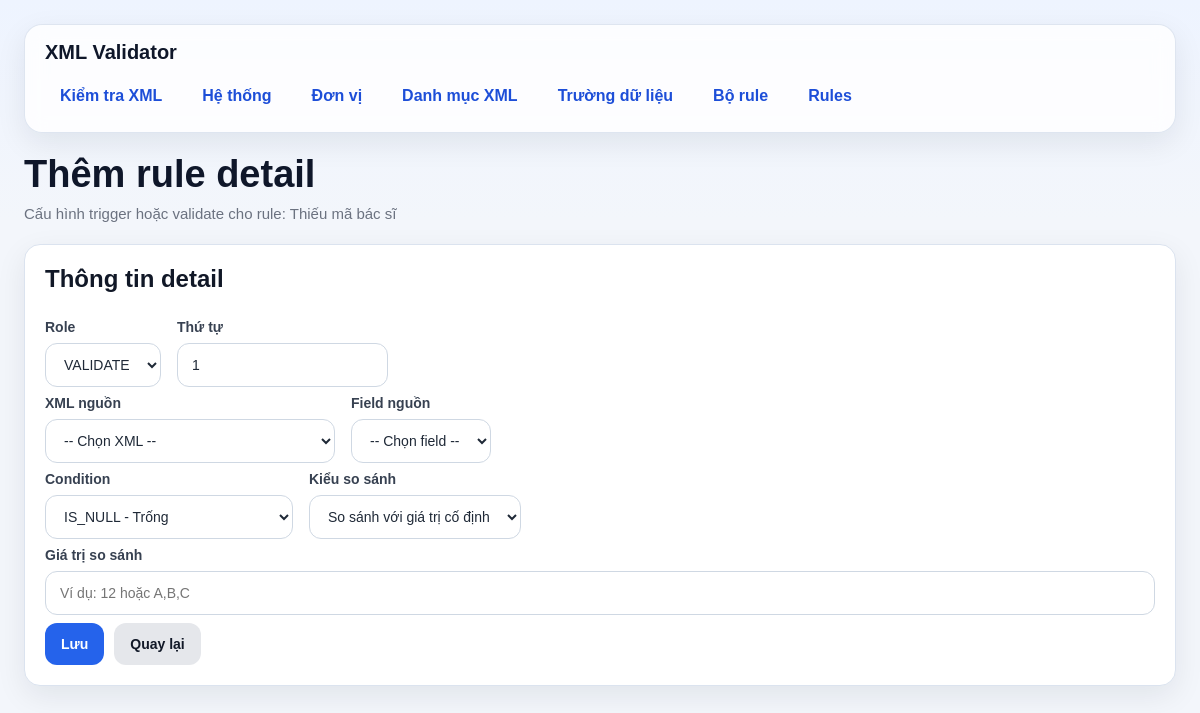
/rules/1/details/create, run on an earlier commit of the app's database.
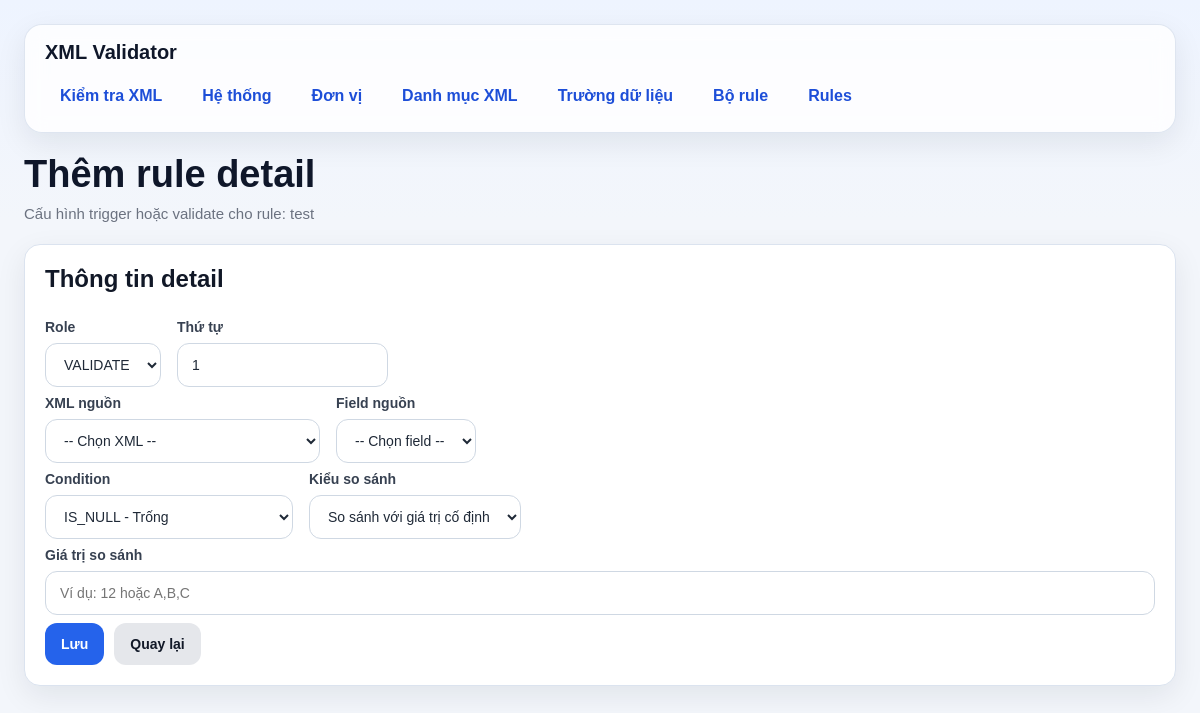
And on a later commit of the database.
### models/rule_model.py (models this page shows, shortened)
class Rule(db.Model):
    __tablename__ = "rule"
    id = db.Column(db.Integer, primary_key=True)
    bo_rule_id = db.Column(db.Integer, db.ForeignKey("bo_rule.id"), nullable=False)
    ten_rule = db.Column(db.String(255), nullable=False)
    thong_bao = db.Column(db.String(500), nullable=False)
    severity = db.Column(db.String(50), nullable=False, default="WARNING")
    is_active = db.Column(db.Boolean, nullable=False, default=True)
    bo_rule = db.relationship("BoRule", backref="rules")

### routes/rule_routes.py (the view, shortened to what this page needs)
@rule_bp.route("/<int:rule_id>/details/create", methods=["GET", "POST"])
def create_rule_detail(rule_id):
    rule = Rule.query.get_or_404(rule_id)
    xmls = DanhMucXml.query.order_by(DanhMucXml.id.asc()).all()
    conditions = DanhMucDieuKien.query.order_by(DanhMucDieuKien.id.asc()).all()
    selected_xml_id = (request.args.get("xml_id") or request.form.get("xml_id") or "").strip()
    compare_xml_id = (request.args.get("compare_xml_id") or request.form.get("compare_xml_id") or "").strip()
    selected_xml_id_int = to_int_or_none(selected_xml_id)
    compare_xml_id_int = to_int_or_none(compare_xml_id)
    fields = []
    compare_fields = []
    error = None
    return render_template(
        "rule_detail_form.html",
        rule=rule,
        item=None,
        xmls=xmls,
        fields=fields,
        compare_fields=compare_fields,
        conditions=conditions,
        selected_xml_id=selected_xml_id,
        compare_xml_id=compare_xml_id,
        error=error
    )

### routes/rule_routes.py (called while the page is built)
def to_int_or_none(value):
    value = (value or "").strip()
    return int(value) if value else None

### templates/rule_detail_form.html (shortened to what this page needs)
{% extends "base.html" %}
{% block content %}
<div class="page-header">
    <h1 class="page-title">{% if item %}Sửa{% else %}Thêm{% endif %} rule detail</h1>
    <div class="page-subtitle">Cấu hình trigger hoặc validate cho rule: {{ rule.ten_rule }}</div>
</div>
<div class="card">
    <h2 class="card-title">Thông tin detail</h2>
    <form method="POST" id="rule-detail-form">
        <div class="grid">
            <div class="col-6">
                <label>Role</label>
                <select name="condition_role" required>
                    <option value="VALIDATE" {% if not item or item.condition_role == 'VALIDATE' %}selected{% endif %}>VALIDATE</option>
                </select>
            </div>
            <div class="col-6">
                <label>Thứ tự</label>
                <input type="text" name="sort_order" value="{{ item.sort_order if item else '1' }}" placeholder="1">
            </div>
        </div>
        <div class="grid">
            <div class="col-6">
                <label>XML nguồn</label>
                <select name="xml_id" id="xml_id" onchange="this.form.submit()" required>
                    <option value="">-- Chọn XML --</option>
                </select>
            </div>
            <div class="col-6">
                <label>Field nguồn</label>
                <select name="field_id" required>
                    <option value="">-- Chọn field --</option>
                </select>
            </div>
        </div>
        <div class="grid">
            <div class="col-6">
                <label>Condition</label>
                <select name="condition_id" required>
                    {% for c in conditions %}
                        <option value="{{ c.id }}" {% if item and item.condition_id == c.id %}selected{% endif %}>
                            {{ c.ma_dieu_kien }} - {{ c.ten_dieu_kien }}
                        </option>
                    {% endfor %}
                </select>
            </div>
            <div class="col-6">
                <label>Kiểu so sánh</label>
                <select name="compare_mode" id="compare_mode">
                    <option value="VALUE" {% if not item or item.compare_mode == 'VALUE' %}selected{% endif %}>So sánh với giá trị cố định</option>
                </select>
            </div>
        </div>
        <div class="grid" id="value_compare_group">
            <div class="col-12">
                <label>Giá trị so sánh</label>
                <input type="text" name="gia_tri" id="gia_tri" value="{{ item.gia_tri if item and item.gia_tri else '' }}" placeholder="Ví dụ: 12 hoặc A,B,C">
            </div>
        </div>
        <div class="actions">
            <button type="submit" class="btn btn-primary">Lưu</button>
            <a href="/rules/{{ rule.id }}/details" class="btn btn-secondary">Quay lại</a>
        </div>
    </form>
</div>
{% endblock %}

What changed in the data, as far as the page shows it:
changed Rule: ten_rule "Thiếu mã bác sĩ" → "test"
